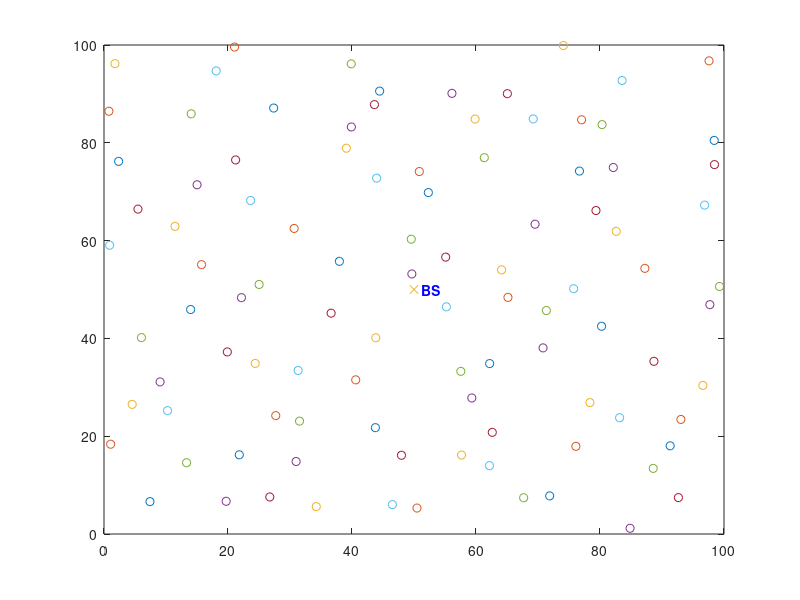

The MATLAB script that drew this image: (Note: this script raises an error after producing the figure.)
clear;

load('test.mat');
Rmax = 30;
figure(1);
 

for r= 1:1:rmax
    r
% Compute Neigbor desity & neighbor cost
figure(1);
    hold off;
    
    dead = 0;
    for i=1:1:n
        %checking if there is a dead node
        if (S(i).RE<=0)
            plot(S(i).xd,S(i).yd,'red +');
            dead=dead+1;
            S(i).state='DEAD';
            S(i).type='DEAD';
            S(i).RE = 0;
            hold on;
        else
            S(i).type='N';
            S(i).state='Initial_State';
            plot(S(i).xd,S(i).yd,'o');
            hold on;
        end
    end
    plot(S(n+1).xd,S(n+1).yd,'x');
    text(S(n+1).xd,S(n+1).yd,'  BS','Color','b','FontWeight','b');

for i= 1:1:n
    number_neighbor_i = 0;
    sigma_neigh_cost = 0;
    for j= 1:1:n
        disJtoI = sqrt((S(i).xd-S(j).xd)^2 + (S(i).yd-S(j).yd)^2);
        if (disJtoI <= Rmax && disJtoI > 0)
            number_neighbor_i = number_neighbor_i + 1;
            sigma_neigh_cost = sigma_neigh_cost + (S(i).xd-S(j).xd)^2 + (S(i).yd-S(j).yd)^2;
        end
    end
    S(i).neigh_des = number_neighbor_i/n; 
    S(i).neigh_cost = (sqrt(sigma_neigh_cost/number_neighbor_i))/Rmax;
end
 
%  CH %
for i= 1:1:n
   if (S(i).RE >0 )
       S(i).distoBS = sqrt( (S(i).xd-S(n+1).xd)^2 + (S(i).yd-S(n+1).yd)^2);
       
       % compute Td 
       Energy_level = S(i).RE/S(i).Initial_energy;
       S(i).Fuzzy_fitness1 = evalfis([Energy_level S(i).distoBS], fis1);             
       S(i).Fuzzy_fitness2 = evalfis([S(i).neigh_des S(i).neigh_cost], fis2);
              
       % random alpha from [0.9 1]
       alpha = rand(1,1) / 10 + 0.9;
       
       S(i).Td = alpha * (1 - S(i).Fuzzy_fitness1) * Tc;
       %%S(i).rad = evalfis([S(i).RE S(i).distoBS S(i).Fuzzy_fitness1], fis1);
       
       %Initial candidates
       S(i).candidate = [];
   end
end
 
% Start Bau CH
% Bau CH
number_normal_node = 100;
cluster = 0;
while number_normal_node > 0
 for i= 1:1:n
   CH_selection = 0;
   min_Td = Tc;
 
   for j= 1:1:n
       % Chon thang co Td nho nhat ma chua phai la CH va khong phai la
       % worker cua thang khac (nam trong ban kinh cua 1 CH nao do)
     if (S(j).RE > 0 && S(j).Td < min_Td && isequal(S(j).type,'N') && length(S(j).candidate) == 0)
        min_Td = S(j).Td;
        CH_selection = j; 
     end
   end
 
   if (i == CH_selection)
       S(i).type = 'CH';
       rad = evalfis([S(i).Fuzzy_fitness1 S(i).Fuzzy_fitness2], fis3);
       S(i).rad = rad;
       S(i).number_worker = 0;
       cluster = cluster +1;
       C(cluster).xd=S(i).xd;
       C(cluster).yd=S(i).yd;
       plot(S(i).xd,S(i).yd,'k*');
              % compute node j received from i
       for t= 1:1:n
         if ((isequal(S(t).type,'N') || isequal(S(t).type,'W'))&& (S(t).RE >0))
            disJToI = sqrt( (S(i).xd-S(t).xd)^2 + (S(i).yd-S(t).yd)^2 );
            if (disJToI <= S(i).rad)
                k = length(S(t).candidate) + 1;
                S(t).type = 'W';
                S(t).candidate(k) = i;
            end
         end  
       end
   end
 end
 
 number_normal_node = 0;
 for i= 1:1:n
    if (isequal(S(i).type,'N') && (S(i).RE >0))
        number_normal_node = number_normal_node + 1;
    end
 end
end
 
% Chon CH cho worker
for j= 1:1:n
    if (isequal(S(j).type,'W') && (S(j).RE >0) && length(S(j).candidate) > 0)
        candidate = S(j).candidate;
        CH_i = candidate(1);
        dist_Sj_CH_i = sqrt((S(j).xd-S(CH_i).xd)^2 + (S(j).yd-S(CH_i).yd)^2 );
        CH_cost_1 = dist_Sj_CH_i * S(CH_i).distoBS/S(CH_i).RE;
        CH = CH_i; 
        
        for i= 2:1:length(candidate)
            CH_i = candidate(i);
            dist_Sj_CH_i = sqrt((S(j).xd-S(CH_i).xd)^2 + (S(j).yd-S(CH_i).yd)^2 );
            CH_cost = dist_Sj_CH_i * S(CH_i).distoBS/S(CH_i).RE;
            
            if (CH_cost < CH_cost_1) 
                CH = CH_i;
                CH_cost_1 = CH_cost;
            end
        end
        
        S(j).CH = CH;
        S(CH).number_worker = S(CH).number_worker + 1;
    end
end
 
 
for i=1:1:n
    if (isequal(S(i).type,'CH') && S(i).RE > 0)
        S(i).L = S(i).distoBS/Rmax;
        S(i).PN = [];
        S(i).parent = n+1;
    end
end
% --- End Bau CH
 
% Routing
for i=1:1:n
    if (isequal(S(i).type,'CH') && S(i).RE > 0)
        S(i).L = S(i).distoBS/Rmax;
    end
end
 
for i=1:1:n
    if (isequal(S(i).type,'CH') && S(i).RE > 0)
        range = k*Rmax;
        for j=1:1:n
            disJToI = sqrt((S(j).xd-S(i).xd)^2 + (S(j).yd-S(i).yd)^2 );
            if (disJToI <= range && isequal(S(j).type,'CH') && S(j).RE > 0 && S(j).L < S(i).L)
                k = length(S(i).PN) + 1;
                S(i).PN(k) = j;
            end 
        end
    end
end
 
for i=1:1:n
    if (isequal(S(i).type,'CH') && S(i).RE > 0 && length(S(i).PN) > 0)
        PN = S(i).PN;
        PN_j = PN(1);
        parent = PN_j;
        
        disJToI = sqrt((S(i).xd-S(PN_j).xd)^2 + (S(i).yd-S(PN_j).yd)^2 );
        if (disJToI < d0)
            Eij = ETX + Efs*(disJToI^2);
        end
        if (disJToI >= d0)
            Eij = ETX + Emp*(disJToI^4);
        end
        
        TEij = (Eij + ETX)*S(i).number_worker*bit;
        
        phi = (pi - (pi/2*S(PN_j).RE/S(PN_j).Initial_energy));
        Wij = exp(1/sin(phi));
        
        Cost_1 = Wij*TEij;
        
        for j= 2:1:length(PN)
            PN_j = PN(j);
            disJToI = sqrt((S(i).xd-S(PN_j).xd)^2 + (S(i).yd-S(PN_j).yd)^2 );
            if (disJToI < d0)
                Eij = ETX + Efs*(disJToI^2);
            end
            if (disJToI >= d0)
                Eij = ETX + Emp*(disJToI^4);
            end
 
            TEij = (Eij + ETX)*S(i).number_worker*bit;
 
            phi = (pi - (pi/2*S(PN_j).RE/S(PN_j).Initial_energy));
            Wij = exp(1/sin(phi));
 
            Costij = Wij*TEij;
            
            if (Costij < Cost_1) 
                parent = PN_j; 
                Cost_1 = Costij;
            end
        end
        
        S(i).parent = parent;
        S(i).Cost_parent = Cost_1;
    end
end
% --- End Routing
 %reduce energy
for i=1:1:n
    if (isequal(S(i).type,'W') && (S(i).RE >0))
        CH = S(i).CH;
        disToCH = sqrt((S(i).xd-S(CH).xd)^2 + (S(i).yd-S(CH).yd)^2 );
        if (disToCH < d0)
            S(i).RE = S(i).RE - bit*(ETX + Efs*(disToCH^2));
        end
        if (disToCH >= d0)
            S(i).RE = S(i).RE - bit*(ETX + Emp*(disToCH^4));
        end
    end
    
    if (isequal(S(i).type,'CH') && (S(i).RE >0))
        % NL nhan tu worker
        S(i).RE = S(i).RE - S(i).number_worker*bit*ETX;
        %Nl nhan tu CH khac
        parent = S(i).parent;
        % parent cua node i se bi mat di S(i).Cost_parent
        S(parent).RE = S(parent).RE - S(i).Cost_parent;
        % node i se mat them nl phat toi parent cua no
        disToParent = sqrt((S(i).xd-S(parent).xd)^2 + (S(i).yd-S(parent).yd)^2 );
        if (disToParent < d0)
            S(i).RE = S(i).RE - S(i).number_worker*bit*(ETX + Efs*(disToParent^2));
        end
        if (disToParent >= d0) 
            S(i).RE = S(i).RE - S(i).number_worker*bit*(ETX + Emp*(disToParent^4));
        end
    end
end
end
